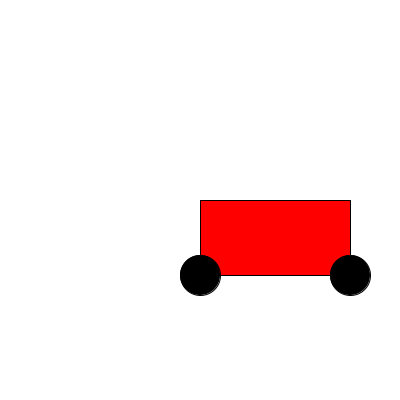
Frame 1 (no input)
Frame 60 (the mouse pressed at the canvas centre just before this capture): identical to frame 1, image omitted
Frame 120 (the mouse held since frame 60 and released just before this capture): identical to frame 1, image omitted

The Processing sketch that drew this single still picture (run headless with seeded random() and noise(); from frame 60 on, the mouse is pressed at the canvas centre):

// Processing sketch: ejemploFuncionConParametros
// ── ejemploFuncionConParametros.pde
//Ejemplo funcion con parametros
//Posicion Carroceria
float posXAuto;
float posYAuto;
//Posicion rueda izquierda

float posXRueda;
float posYRueda;
//Posicion rueda derecha

float posXRuedaD;
float posYRuedaD;
//Tam de la carroceria
int tamXAuto;
int tamYAuto;

//Tam de la rueda
int tamRueda;
int velAuto;
color colorAuto;
void setup() {
  size(400, 400);
  posXAuto=width/2;
  posYAuto=width/2;
  tamXAuto=150;
  tamYAuto=75;
  tamRueda=40;
  velAuto=2;
  colorAuto=color(255,0,0);
}

void draw() {
  background(255);
  dibujarAuto(posXAuto, posYAuto, tamXAuto, tamYAuto,colorAuto);
}

void dibujarAuto(float posX, float posY, int tamX, int tamY, color colorAuto) {
  push();
  fill(colorAuto);
  rect(posX, posY, tamX, tamY);
  dibujarRueda(posX, posY+tamY, tamRueda);
  dibujarRueda(posX+tamX, posY+tamY, tamRueda);
  pop();
}

void dibujarRueda(float posX, float posY, int tamRueda) {

  fill(0);
  circle(posX, posY, tamRueda);
}
